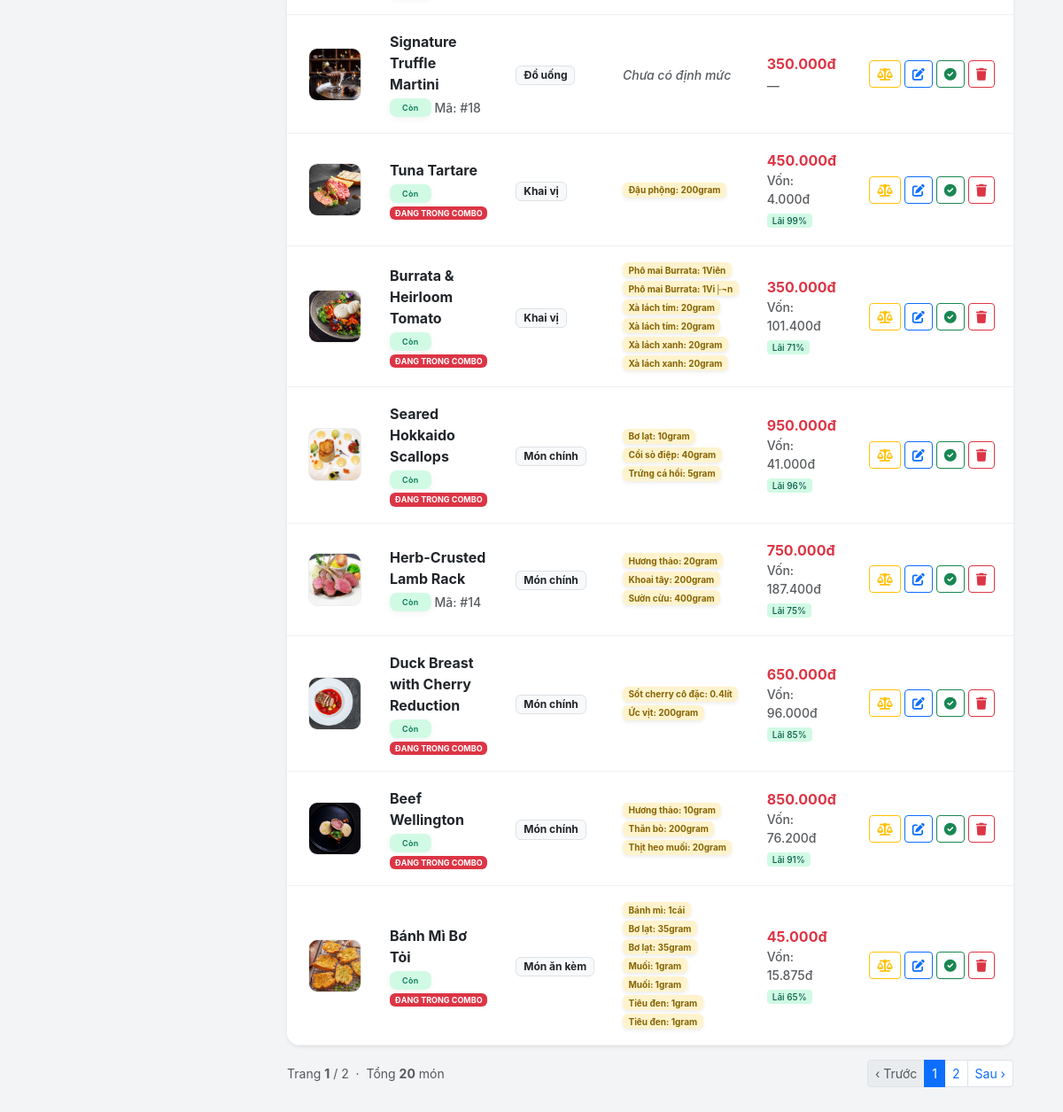
Page /admin/controllers/FoodController.php (signed in, lower part) on the earlier database version.
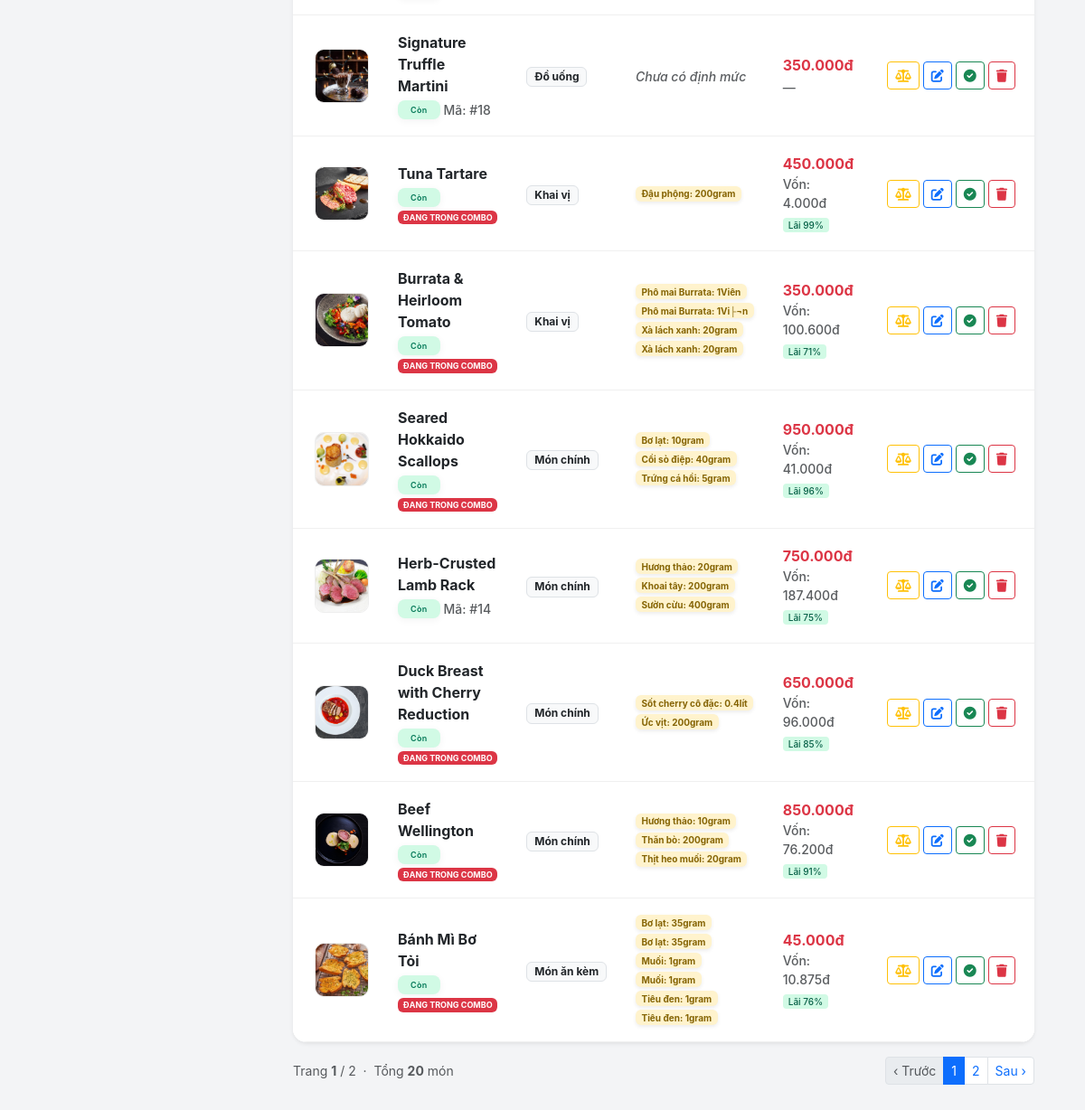
Same page on the later database version.
### tables this page shows
CREATE TABLE `foods` (
  `id` int(11) NOT NULL,
  `category_id` int(11) DEFAULT NULL,
  `name` varchar(255) NOT NULL,
  `price` decimal(15,2) NOT NULL,
  `image` varchar(255) DEFAULT NULL,
  `description` text DEFAULT NULL,
  `status` tinyint(1) DEFAULT 1,
  `max_toppings` int(11) DEFAULT 4,
  `is_active` tinyint(1) NOT NULL DEFAULT 1,
  `is_chef_recommended` tinyint(1) DEFAULT 0,
  `allergens` text DEFAULT NULL,
  `wine_pairing_id` int(11) DEFAULT NULL,
  `chef_note` text DEFAULT NULL,
  `theme_id` int(11) DEFAULT NULL
);

CREATE TABLE `categories` (
  `id` int(11) NOT NULL,
  `name` varchar(100) NOT NULL
);

### admin/controllers/FoodController.php (called while the page is built, shortened)
<?php
$db = (new Database())->getConnection();
$sort = $_GET['sort'] ?? 'newest';
$show_hidden = isset($_GET['show_hidden']);
$page = max(1, (int) ($_GET['page'] ?? 1));
$per_page = 12;
$where_parts = [];
$params = [];
if (!$show_hidden) {
    $where_parts[] = "f.is_active = 1";
}
$where_sql = $where_parts ? 'WHERE ' . implode(' AND ', $where_parts) : '';
$sort_map = [
    'newest' => 'f.id DESC',
    'oldest' => 'f.id ASC',
    'name_asc' => 'f.name ASC',
    'name_desc' => 'f.name DESC',
    'price_asc' => 'f.price ASC',
    'price_desc' => 'f.price DESC',
];
$order_sql = 'ORDER BY ' . ($sort_map[$sort] ?? 'f.id DESC');
$cnt = $db->prepare("SELECT COUNT(*) FROM foods f LEFT JOIN categories c ON f.category_id = c.id $where_sql");
$cnt->execute($params);
$total = (int) $cnt->fetchColumn();
$total_pages = max(1, (int) ceil($total / $per_page));
$page = min($page, $total_pages);
$offset = ($page - 1) * $per_page;
$food_stmt = $db->prepare(
    "SELECT f.*, c.name as category_name
     FROM foods f LEFT JOIN categories c ON f.category_id = c.id
     $where_sql $order_sql LIMIT $per_page OFFSET $offset"
);
$food_stmt->execute($params);
$foods = $food_stmt->fetchAll(PDO::FETCH_ASSOC);
$combo_map = $recipe_map = $cost_map = [];
if (!empty($foods)) {
    $food_ids = array_column($foods, 'id');
    $placeholders = implode(',', array_fill(0, count($food_ids), '?'));
    $cs = $db->prepare("SELECT food_id, COUNT(*) as cnt FROM combo_items WHERE food_id IN ($placeholders) GROUP BY food_id");
    $cs->execute($food_ids);
    foreach ($cs->fetchAll(PDO::FETCH_ASSOC) as $r)
        $combo_map[(int) $r['food_id']] = (int) $r['cnt'];
    $rs = $db->prepare(
        "SELECT r.food_id, r.quantity_required, r.unit, i.item_name
         FROM food_recipes r JOIN inventory i ON r.ingredient_id = i.id
         WHERE r.food_id IN ($placeholders) ORDER BY i.item_name"
    );
    $rs->execute($food_ids);
    foreach ($rs->fetchAll(PDO::FETCH_ASSOC) as $r)
        $recipe_map[(int) $r['food_id']][] = $r;
    $cst = $db->prepare(
        "SELECT r.food_id,
         SUM(r.quantity_required * i.cost_price *
            CASE
                WHEN LOWER(r.unit) = 'gram' AND LOWER(i.unit_name) = 'kg' THEN 0.001
                WHEN LOWER(r.unit) = 'ml' AND LOWER(i.unit_name) = 'lít' THEN 0.001
                WHEN LOWER(r.unit) = 'ml' AND LOWER(i.unit_name) = 'lit' THEN 0.001
                ELSE 1
            END
         ) as total_cost
         FROM food_recipes r JOIN inventory i ON r.ingredient_id = i.id
         WHERE r.food_id IN ($placeholders) GROUP BY r.food_id"
    );
    $cst->execute($food_ids);
    foreach ($cst->fetchAll(PDO::FETCH_ASSOC) as $r)
        $cost_map[(int) $r['food_id']] = (float) $r['total_cost'];
}
require_once __DIR__ . '/../views/food/listfood.php';

### admin/views/food/listfood.php (the view, shortened to what the changed rows need)
<?php
include __DIR__ . '/../../../public/admin_layout_header.php';
?>
<link rel="stylesheet" href="../../public/assets/admin/css/admin-style.css">
<div class="content-wrapper p-4">
    <div class="card border-0 shadow-sm overflow-hidden" style="border-radius:15px;">
        <?php if (empty($foods)): ?>
        <div class="text-center py-5 text-muted">
            <i class="fas fa-utensils fa-3x mb-3 opacity-25"></i>
            <p class="mb-0">Không tìm thấy món ăn nào<?= $search ? " khớp với \"" . htmlspecialchars($search) . "\"" : '' ?>.</p>
            <?php if($search): ?><a href="FoodController.php" class="btn btn-sm btn-outline-dark mt-2">Xem tất cả</a><?php endif; ?>
        </div>
        <?php else: ?>
        <table class="table table-hover align-middle mb-0">
            <tbody style="background:white;">
                <?php foreach($foods as $row):
                    $fid       = (int)$row['id'];
                    $in_combo  = $combo_map[$fid]  ?? 0;
                    $recipes   = $recipe_map[$fid] ?? [];
                    $cost      = $cost_map[$fid]   ?? 0;
                    $is_active = (int)($row['is_active'] ?? 1);
                    $price     = (float)$row['price'];
                    $margin    = ($price > 0 && $cost > 0) ? round(($price - $cost) / $price * 100) : null;
                    $margin_cls = $margin === null ? '' : ($margin >= 60 ? 'profit-high' : ($margin >= 30 ? 'profit-mid' : 'profit-low'));
                ?>
                <tr class="<?= !$is_active ? 'inactive-row' : '' ?>">
                    <td class="ps-4">
                        <img src="../../public/assets/img/menu/<?= htmlspecialchars($row['image']) ?>"
                             class="food-img"
                             onerror="this.src='../../public/assets/img/menu/default.jpg'"
                             alt="<?= htmlspecialchars($row['name']) ?>">
                    </td>
                    <td>
                        <div class="fw-bold text-dark"><?= htmlspecialchars($row['name']) ?></div>
                        <div class="d-flex gap-1 flex-wrap mt-1">
                            <?php if ($is_active): ?>
                                <span class="badge bg-success badge-status" style="font-size:9px">Còn</span>
                            <?php else: ?>
                                <span class="badge bg-danger badge-status" style="font-size:9px">Không còn</span>
                            <?php endif; ?>
                            <?php if ($in_combo > 0): ?>
                                <span class="badge bg-danger" style="font-size:9px">ĐANG TRONG COMBO</span>
                            <?php else: ?>
                                <small class="text-muted">Mã: #<?= $fid ?></small>
                            <?php endif; ?>
                        </div>
                    </td>
                    <td>
                        <span class="badge bg-light text-dark border">
                            <?= htmlspecialchars($row['category_name'] ?? 'Chưa phân loại') ?>
                        </span>
                    </td>
                    <td style="max-width:230px;">
                        <?php if (empty($recipes)): ?>
                            <small class="text-muted fst-italic">Chưa có định mức</small>
                        <?php else: ?>
                            <div class="d-flex flex-wrap gap-1">
                                <?php foreach($recipes as $rcp): ?>
                                <span class="badge bg-warning-subtle border-0 shadow-sm"
                                      style="font-size:10px;color:#856404;">
                                    <?= htmlspecialchars($rcp['item_name']) ?>:
                                    <?= (float)$rcp['quantity_required'] ?><?= htmlspecialchars($rcp['unit']) ?>
                                </span>
                                <?php endforeach; ?>
                            </div>
                        <?php endif; ?>
                    </td>
                    <td>
                        <div class="fw-bold text-danger"><?= number_format($price, 0, ',', '.') ?>đ</div>
                        <?php if ($cost > 0): ?>
                        <div class="small text-muted">Vốn: <?= number_format($cost, 0, ',', '.') ?>đ</div>
                        <?php if ($margin !== null): ?>
                        <span class="profit-badge <?= $margin_cls ?>">
                            Lãi <?= $margin ?>%
                        </span>
                        <?php endif; ?>
                        <?php elseif (empty($recipes)): ?>
                        <small class="text-muted">—</small>
                        <?php else: ?>
                        <small class="text-muted">Chưa có giá vốn</small>
                        <?php endif; ?>
                    </td>
                    <td class="text-center pe-3">
                        <div class="d-flex gap-1 justify-content-center flex-wrap">
                            <button title="Thiết lập định mức"
                                    class="btn btn-sm btn-outline-warning btn-add-recipe"
                                    data-id="<?= $fid ?>"
                                    data-name="<?= htmlspecialchars($row['name']) ?>">
                                <i class="fas fa-balance-scale"></i>
                            </button>
                            <a href="FoodController.php?action=edit&id=<?= $fid ?>"
                               class="btn btn-sm btn-outline-primary"
                               title="Sửa món">
                                <i class="fas fa-edit"></i>
                            </a>
                            <button class="btn btn-sm <?= $is_active ? 'btn-outline-success' : 'btn-outline-danger' ?> btn-toggle-food"
                                    data-id="<?= $fid ?>"
                                    data-active="<?= $is_active ?>"
                                    title="<?= $is_active ? 'Đánh dấu Không còn' : 'Đánh dấu Còn' ?>">
                                <i class="fas <?= $is_active ? 'fa-check-circle' : 'fa-times-circle' ?>"></i>
                            </button>
                            <button class="btn btn-sm btn-outline-danger btn-delete-food"
                                    data-id="<?= $fid ?>"
                                    data-name="<?= htmlspecialchars($row['name']) ?>"
                                    data-combo="<?= $in_combo ?>"
                                    title="Xóa món">
                                <i class="fas fa-trash"></i>
                            </button>
                        </div>
                    </td>
                </tr>
                <?php endforeach; ?>
            </tbody>
        </table>
        <?php endif; ?>
    </div>
</div>

Differences in the rows shown:
computed for foods "Burrata & Heirloom Tomato": id "101.400" → "100.600"
changed foods "Bánh Mì Bơ Tỏi": id "15.875" → "10.875"; margin "65" → "76"
Other differences:
list line gone: "Xà lách tím : 20 gram"
list line gone: "Bánh mì : 1 cái"
